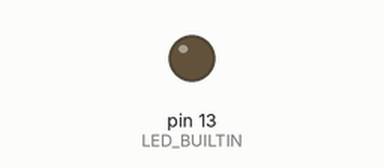
Recording of a sketch running on a simulated Arduino Uno, built with avr-gcc and run on an emulated ATmega328P. On the bench: output pins drawn as LEDs (lit = HIGH).

Above: at 1.0 s.
At 3.0 s:
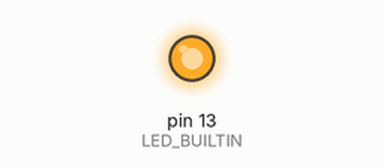
Timing chart, 0 to 5.2 s (numbered marks = the images above):
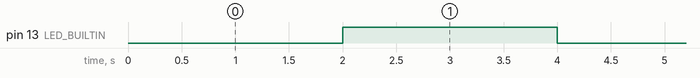

Measured:
- by itself, pin 13 (LED_BUILTIN): alternates HIGH for 2.0 s and LOW for 2.0 s

The sketch:

blinkServer.ino
```cpp
bool state = false;

void setup()
{
  pinMode(LED_BUILTIN, OUTPUT);
}

void loop()
{
  digitalWrite(LED_BUILTIN, state);
  state = !state;
  delay(2000);
}
```
